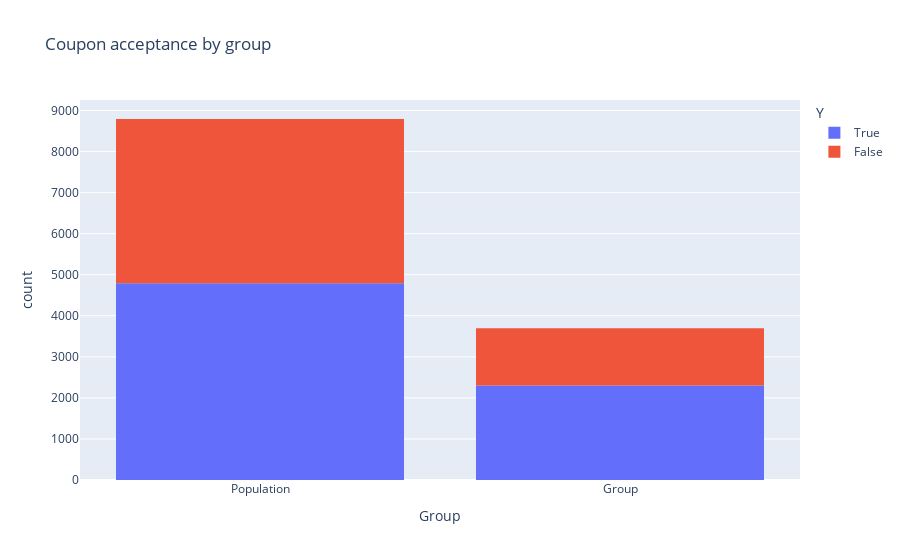

Here is the notebook cell this chart was saved with:
### Code cell
# Create new column (Group) to sort groups easier
conditions = [~((data['passanger']!="Kid(s)")&
                (data['occupation']!="Farming Fishing & Forestry")&
                ( ~data['Bar'].str.contains("never")
                & ~data['Bar'].str.contains("less"))),
                (data['passanger']!="Kid(s)")&
                (data['occupation']!="Farming Fishing & Forestry")&
                ( ~data['Bar'].str.contains("never")
                & ~data['Bar'].str.contains("less"))]
values = ['Population', 'Group']
data['Group'] = np.select(conditions, values)
data['Group'].value_counts()

# Show the data
plt.figure(figsize = (15,8))
fig = px.histogram(data, x='Group', color = 'Y',
                  title='Coupon acceptance by group')
fig.show()

### Figure 1 — Plotly figure (JSON) as saved in the notebook; plotly's stock layout.template omitted (floating-point values rounded to 4 significant figures; data arrays with more than 128 entries replaced by an {"elided": "..."} marker saying what was removed)
{"data": [{"alignmentgroup": "True", "bingroup": "x", "hovertemplate": "Y=True<br>Group=%{x}<br>count=%{y}<extra></extra>", "legendgroup": "True", "marker": {"color": "#636efa"}, "name": "True", "offsetgroup": "True", "orientation": "v", "showlegend": true, "type": "histogram", "x": {"elided": "7095 str values"}, "xaxis": "x", "yaxis": "y"}, {"alignmentgroup": "True", "bingroup": "x", "hovertemplate": "Y=False<br>Group=%{x}<br>count=%{y}<extra></extra>", "legendgroup": "False", "marker": {"color": "#EF553B"}, "name": "False", "offsetgroup": "False", "orientation": "v", "showlegend": true, "type": "histogram", "x": {"elided": "5394 str values"}, "xaxis": "x", "yaxis": "y"}], "layout": {"barmode": "relative", "legend": {"title": {"text": "Y"}, "tracegroupgap": 0}, "title": {"text": "Coupon acceptance by group"}, "xaxis": {"anchor": "y", "domain": [0, 1], "title": {"text": "Group"}}, "yaxis": {"anchor": "x", "domain": [0, 1], "title": {"text": "count"}}}}
